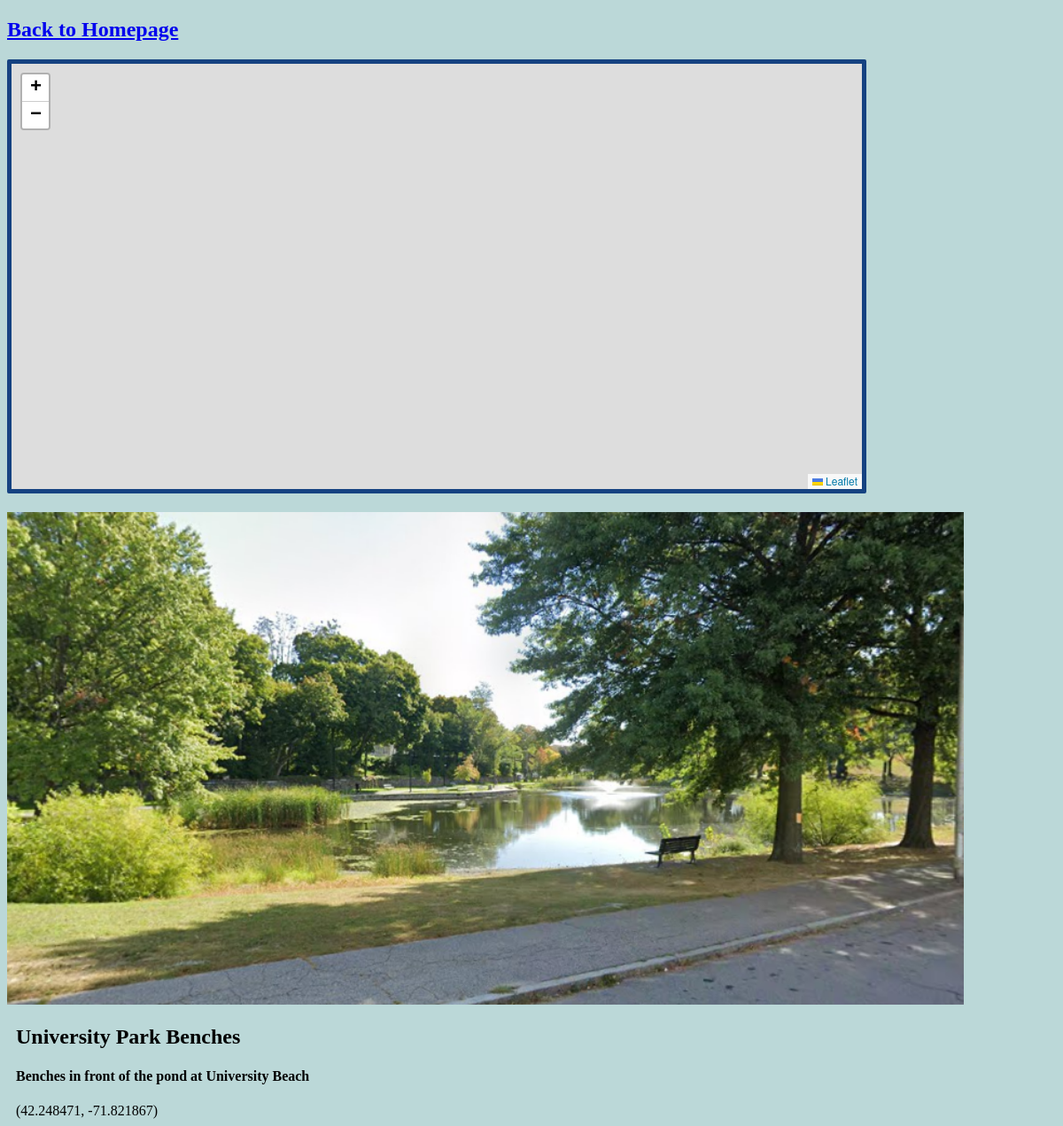
Screenshot of /home/3/ with the database file from the repository.
### maps/models.py (models this page shows)
class Spot(models.Model):
    spot_name = models.CharField(max_length=64)
    spot_description = models.CharField(max_length=256)
    spot_latitude = models.FloatField(default=0)
    spot_longitude = models.FloatField(default=0)
    photo = models.ImageField(upload_to = "media/spotPhotos")

### maps/views.py (the view)
# urls.py: path("<int:spot_id>/", views.SpotPage, name="spot home"),
def SpotPage(request, spot_id):
    spot_list = Spot.objects.filter(id=spot_id)
    cord_list = Spot.objects.filter(id=spot_id).values('id','spot_name','spot_latitude','spot_longitude') # context for javascript (map marker creation)
    context = {
        "spots": list(spot_list),
        "cords": list(cord_list),
    }
    template = loader.get_template("MapSpot.html")
    return HttpResponse(template.render(context, request))

### maps/templates/MapSpot.html (shortened to what this page needs)
{% extends 'HomeSpot.html' %}
{% block content %}
<div id="map" style = "height: 60vh; width: 80vw;"></div>
{% endblock content %}

### maps/templates/HomeSpot.html (shortened to what this page needs)
<!DOCTYPE html>
<html lang="en">
<head>
    <link rel="stylesheet" href="https://unpkg.com/leaflet@1.9.4/dist/leaflet.css" />
</head>
<body class="container">
    <a href="/home/"><h2>Back to Homepage</h2></a>
    {% block content %}{% endblock content %}
    {% if spots %}
        <ul>
            {% for spot in spots %}
                <a href="/home/{{ spot.id }}/">
                <img src="{{ spot.photo.url }}" style="width: 90vw;">
                </a>
                <li> <h2>{{spot.spot_name}}</h2> </li>
                <ul>
                    <li> <h4>{{spot.spot_description}}</h4> </li>
                    <li> ({{spot.spot_latitude}}, {{spot.spot_longitude}}) </li>
                </ul>
            {% endfor %}
        </ul>
    {% endif %}
</body>
</html>

### maps/templates/HomeSpot.html (style rules this page uses)
body { background-color: rgb(187, 216, 216); font-family: "verdana"; }
ul { list-style-type: none; padding: 0; margin: 0; }
li { padding: 0px 10px; margin-bottom: 5px; }
#map { border: 5px solid #154281; border-radius: 2px; margin: 0px; }

### rows the page displays
Spot: photo (picture), spot_name "University Park Benches", spot_description "Benches in front of the pond at University Beach", spot_latitude "42.248471", spot_longitude "-71.821867"
